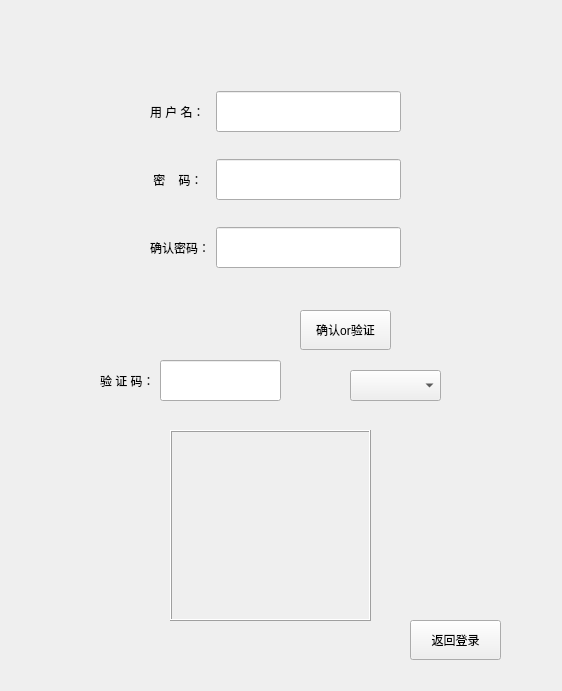
<?xml version="1.0" encoding="UTF-8"?>
<ui version="4.0">
 <class>Signup</class>
 <widget class="QWidget" name="Signup">
  <property name="geometry">
   <rect>
    <x>0</x>
    <y>0</y>
    <width>562</width>
    <height>691</height>
   </rect>
  </property>
  <property name="windowTitle">
   <string>注册</string>
  </property>
  <property name="styleSheet">
   <string notr="true"/>
  </property>
  <widget class="QPushButton" name="pushButton_2">
   <property name="geometry">
    <rect>
     <x>300</x>
     <y>310</y>
     <width>91</width>
     <height>40</height>
    </rect>
   </property>
   <property name="minimumSize">
    <size>
     <width>0</width>
     <height>40</height>
    </size>
   </property>
   <property name="styleSheet">
    <string notr="true"/>
   </property>
   <property name="text">
    <string>确认or验证</string>
   </property>
  </widget>
  <widget class="QPushButton" name="btn_return">
   <property name="geometry">
    <rect>
     <x>410</x>
     <y>620</y>
     <width>91</width>
     <height>40</height>
    </rect>
   </property>
   <property name="minimumSize">
    <size>
     <width>0</width>
     <height>40</height>
    </size>
   </property>
   <property name="styleSheet">
    <string notr="true"/>
   </property>
   <property name="text">
    <string>返回登录</string>
   </property>
  </widget>
  <widget class="QFrame" name="verificationFrame">
   <property name="geometry">
    <rect>
     <x>170</x>
     <y>430</y>
     <width>201</width>
     <height>191</height>
    </rect>
   </property>
   <property name="frameShape">
    <enum>QFrame::Box</enum>
   </property>
   <property name="frameShadow">
    <enum>QFrame::Raised</enum>
   </property>
  </widget>
  <widget class="QWidget" name="gridLayoutWidget">
   <property name="geometry">
    <rect>
     <x>150</x>
     <y>70</y>
     <width>251</width>
     <height>221</height>
    </rect>
   </property>
   <layout class="QGridLayout" name="gridLayout">
    <item row="1" column="0">
     <widget class="QLabel" name="label_3">
      <property name="minimumSize">
       <size>
        <width>0</width>
        <height>41</height>
       </size>
      </property>
      <property name="styleSheet">
       <string notr="true">font: 10pt &quot;Arial&quot;;</string>
      </property>
      <property name="text">
       <string>用 户 名：</string>
      </property>
     </widget>
    </item>
    <item row="1" column="1">
     <widget class="QLineEdit" name="lineEdit_username">
      <property name="minimumSize">
       <size>
        <width>0</width>
        <height>41</height>
       </size>
      </property>
     </widget>
    </item>
    <item row="3" column="0">
     <widget class="QLabel" name="label_5">
      <property name="minimumSize">
       <size>
        <width>0</width>
        <height>41</height>
       </size>
      </property>
      <property name="styleSheet">
       <string notr="true">font: 10pt &quot;Arial&quot;;</string>
      </property>
      <property name="text">
       <string>确认密码：</string>
      </property>
     </widget>
    </item>
    <item row="2" column="1">
     <widget class="QLineEdit" name="lineEdit_passwd">
      <property name="minimumSize">
       <size>
        <width>0</width>
        <height>41</height>
       </size>
      </property>
     </widget>
    </item>
    <item row="2" column="0">
     <widget class="QLabel" name="label_4">
      <property name="minimumSize">
       <size>
        <width>0</width>
        <height>41</height>
       </size>
      </property>
      <property name="styleSheet">
       <string notr="true">font: 10pt &quot;Arial&quot;;</string>
      </property>
      <property name="text">
       <string> 密    码：</string>
      </property>
     </widget>
    </item>
    <item row="3" column="1">
     <widget class="QLineEdit" name="lineEdit_surepasswd">
      <property name="minimumSize">
       <size>
        <width>0</width>
        <height>41</height>
       </size>
      </property>
     </widget>
    </item>
   </layout>
  </widget>
  <widget class="QComboBox" name="verificationMethodBox">
   <property name="geometry">
    <rect>
     <x>350</x>
     <y>370</y>
     <width>91</width>
     <height>31</height>
    </rect>
   </property>
  </widget>
  <widget class="QLabel" name="label_verification">
   <property name="geometry">
    <rect>
     <x>100</x>
     <y>360</y>
     <width>65</width>
     <height>41</height>
    </rect>
   </property>
   <property name="minimumSize">
    <size>
     <width>0</width>
     <height>41</height>
    </size>
   </property>
   <property name="text">
    <string>验 证 码：</string>
   </property>
  </widget>
  <widget class="QLineEdit" name="lineEdit_verification">
   <property name="geometry">
    <rect>
     <x>160</x>
     <y>360</y>
     <width>121</width>
     <height>41</height>
    </rect>
   </property>
   <property name="minimumSize">
    <size>
     <width>0</width>
     <height>41</height>
    </size>
   </property>
  </widget>
 </widget>
 <resources/>
 <connections/>
</ui>
